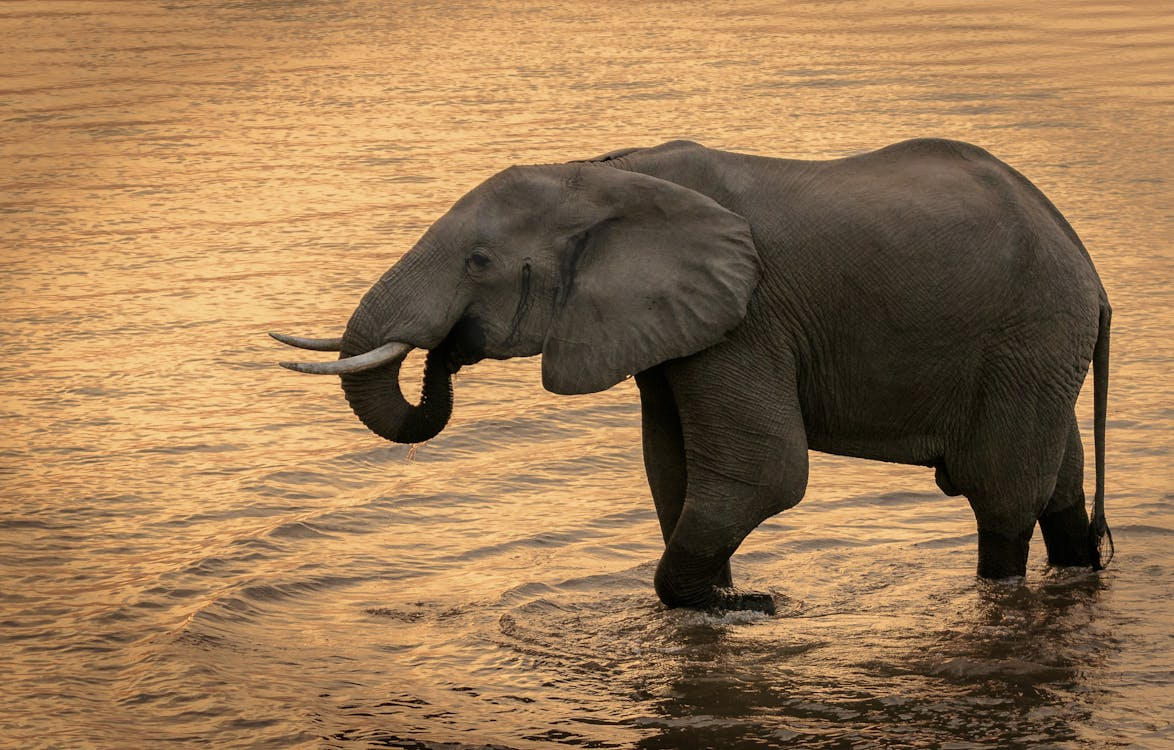
#> input picture Set-2/Question2/image.jpeg, 1174 x 750 px
$ python Question2.py
#> lines starting #> are read from the running program, lines starting #| are printed output that depends on the picture
import cv2
import numpy as np
from google.colab.patches import cv2_imshow
from google.colab import files

# Upload a clean image
print("Upload a clean image:")
uploaded = files.upload()
#> the answer given: image.jpeg
img_path = list(uploaded.keys())[0]
img = cv2.imread(img_path)
#> img is the input picture: shape (750, 1174, 3); mean B, G, R 82.1, 118.9, 152.7
img = cv2.resize(img, (400, 400))
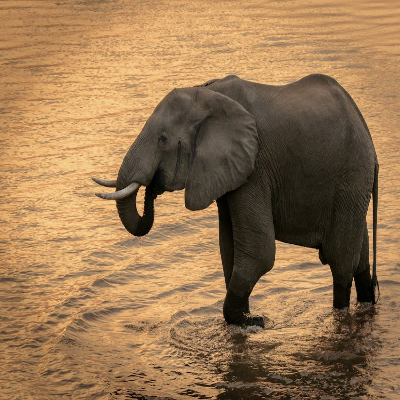
#> img: shape (400, 400, 3); mean B, G, R 82, 118.8, 152.6

# Add Gaussian noise
mean = 0
stddev = 25
gaussian_noise = np.random.normal(mean, stddev, img.shape).astype(np.float32)
noisy_img = img.astype(np.float32) + gaussian_noise
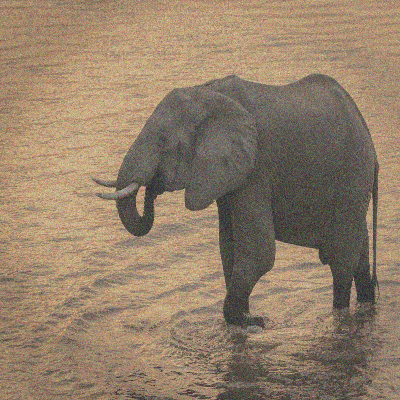
#> noisy_img: shape (400, 400, 3) float32; mean B, G, R 82, 118.9, 152.6; drawn with min black and max white
noisy_img = np.clip(noisy_img, 0, 255).astype(np.uint8)
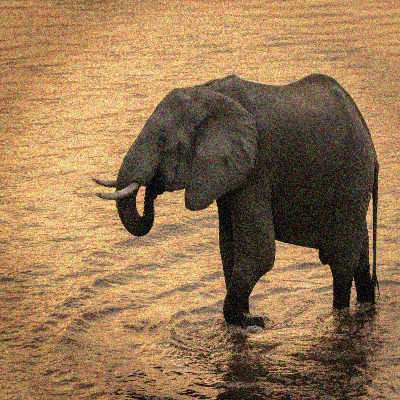
#> noisy_img: shape (400, 400, 3); mean B, G, R 82.2, 118.7, 151.7

# Convert noisy image to float for averaging
noisy_float = noisy_img.astype(np.float32)

print("\n📷 Noisy Image:")
cv2_imshow(noisy_img)

# Averaging counts
averaging_counts = [2, 8, 16, 32, 128]

# Store results for later PSNR comparison
averaged_results = []

for count in averaging_counts:
    avg_img = np.zeros_like(noisy_float)
    for _ in range(count):
        noisy_instance = noisy_float + np.random.normal(0, 10, noisy_float.shape)
        avg_img += noisy_instance
    avg_img /= count
    avg_img = np.clip(avg_img, 0, 255).astype(np.uint8)
    averaged_results.append((count, avg_img))  # <-- store for matplotlib
    print(f"\n✅ Averaged over {count} samples:")
    cv2_imshow(avg_img)
#> after the loop, averaged_results = 5 items

import matplotlib.pyplot as plt
from skimage.metrics import peak_signal_noise_ratio as psnr

# Show images in a grid with PSNR values
plt.figure(figsize=(15, 10))

# Add original noisy image for comparison
plt.subplot(2, 4, 1)
plt.imshow(cv2.cvtColor(noisy_img, cv2.COLOR_BGR2RGB))
plt.title("Noisy (PSNR: N/A)")
plt.axis('off')

# Display each averaged image
for idx, (count, img_avg) in enumerate(averaged_results):
    # PSNR compared to the original clean image
    score = psnr(img, img_avg)
    plt.subplot(2, 4, idx + 2)
    plt.imshow(cv2.cvtColor(img_avg, cv2.COLOR_BGR2RGB))
    plt.title(f"Avg {count}\nPSNR: {score:.2f} dB")
    plt.axis('off')
#> this loop made 5 passes
#> (count, score) on passes 1 to 5: (2, 20.14), (8, 20.38), (16, 20.41), (32, 20.43), (128, 20.44)

plt.tight_layout()
plt.show()
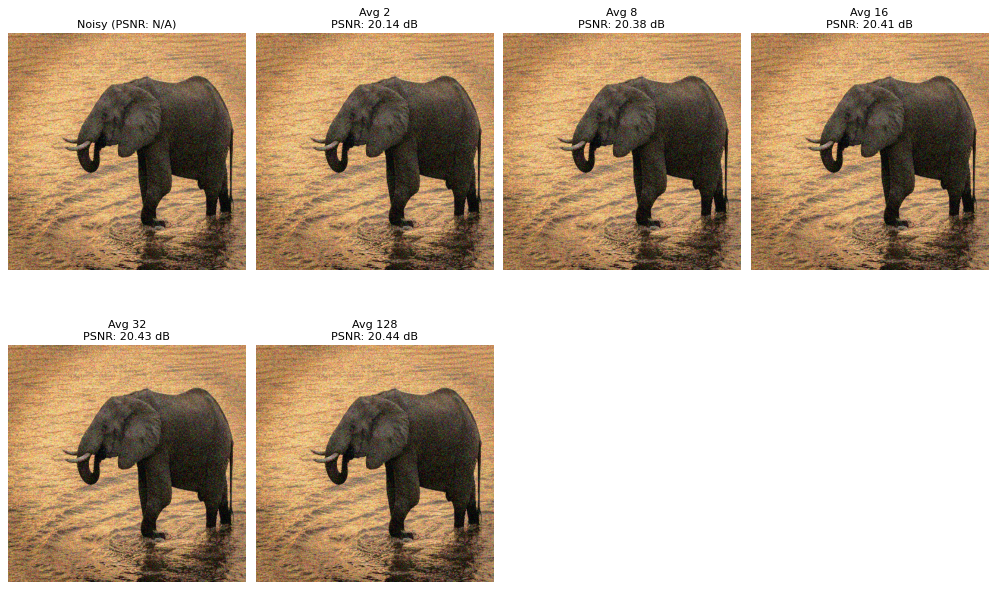
#> figure drawn by matplotlib, 6 panels
